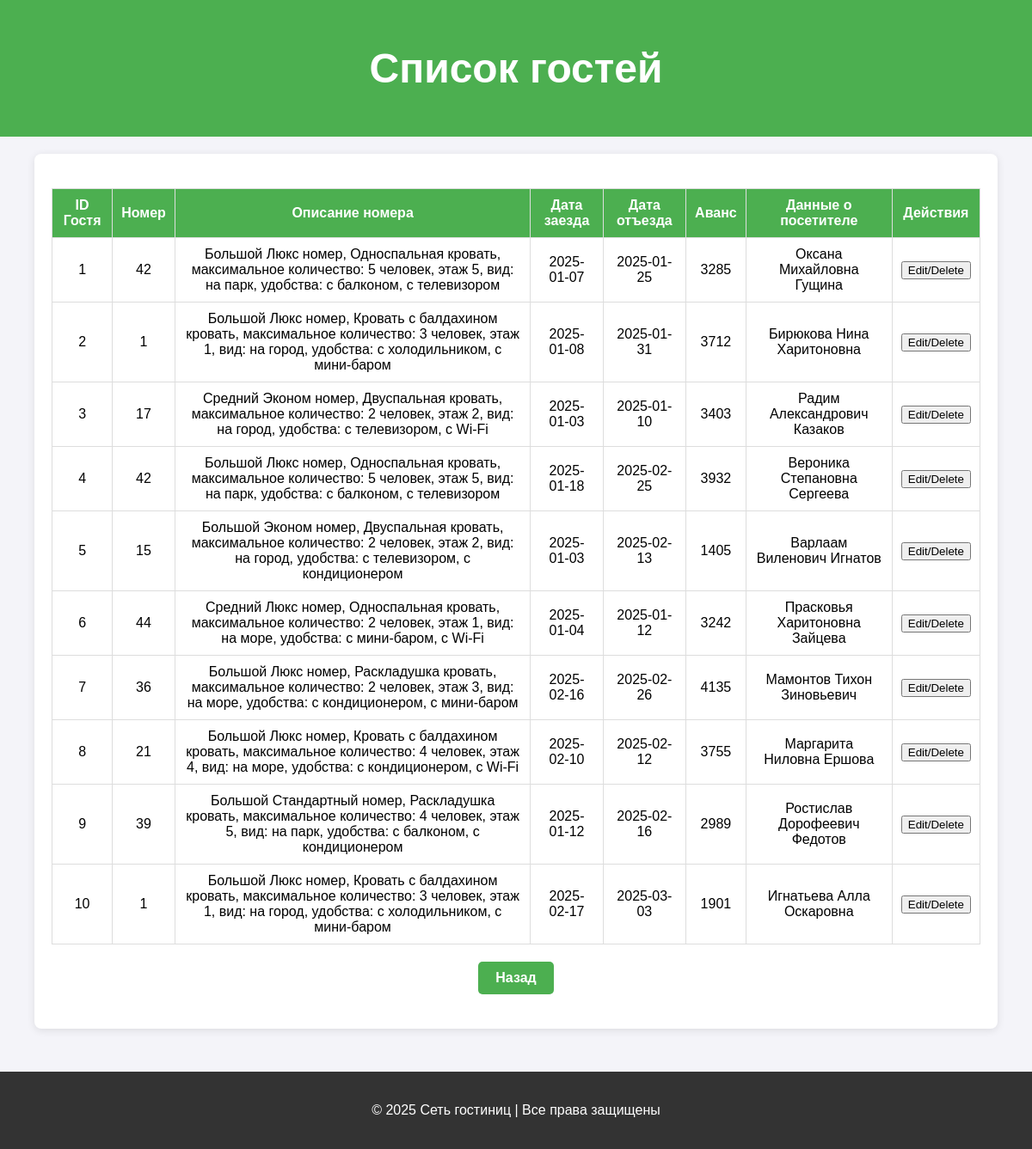
The app's page /guests_list, older data.
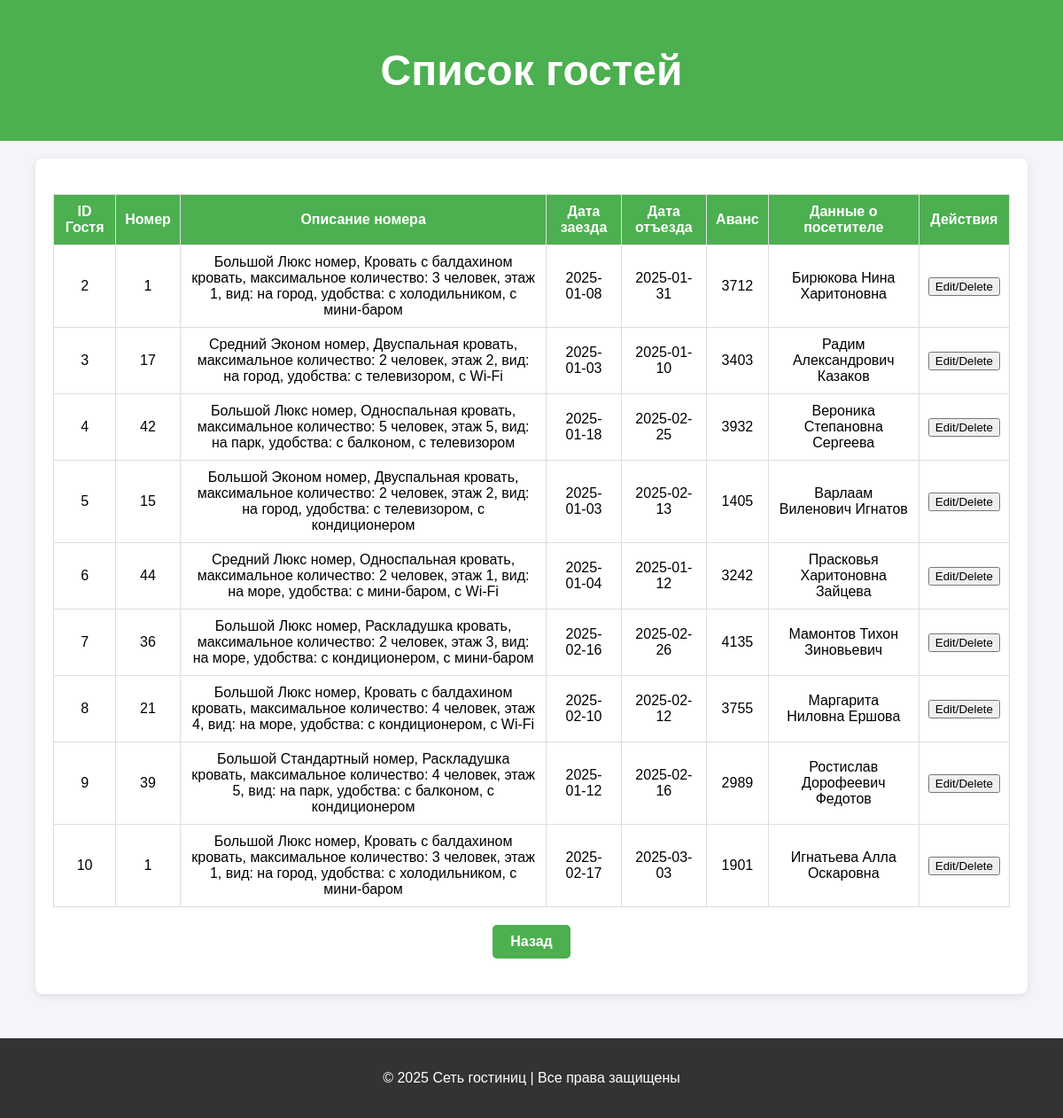
The same page, newer data.
### tables this page shows
CREATE TABLE guests (
                        id INTEGER PRIMARY KEY AUTOINCREMENT,
                        hotel_id INTEGER,
                        room_id INTEGER,
                        check_in_date TEXT,
                        check_out_date TEXT,
                        prepayment INTEGER,
                        visitor_info TEXT,
                        FOREIGN KEY (room_id) REFERENCES rooms(id),
                        FOREIGN KEY (hotel_id) REFERENCES hotels(id)
                      );

CREATE TABLE rooms (
                        id INTEGER PRIMARY KEY AUTOINCREMENT,
                        hotel_id INTEGER,
                        description TEXT,
                        places INTEGER,
                        price_per_day INTEGER,
                        status TEXT,
                        FOREIGN KEY (hotel_id) REFERENCES hotels(id)
                      );

### app.py (the view)
@app.route('/guests_list')
def guests_list():
    conn = get_db()
    cursor = conn.cursor()
    cursor.execute('''
        SELECT g.id, r.id as room_id, g.check_in_date, g.check_out_date, g.prepayment, g.visitor_info, r.description
        FROM guests g JOIN rooms r ON g.room_id = r.id
    ''')
    guests = cursor.fetchall()
    conn.close()
    return render_template('guests_list.html', guests=guests)

### app.py (called while the page is built)
def get_db():
    conn = sqlite3.connect('hotel.db')
    conn.row_factory = sqlite3.Row
    return conn

### templates/guests_list.html (shortened to what this page needs)
<!DOCTYPE html>
<html lang="ru">
<head>
</head>
<body>
<header>
    <h1>Список гостей</h1>
</header>
<div class="container">
    <table>
        <thead>
        <tr>
            <th>ID Гостя</th>
            <th>Номер</th>
            <th>Описание номера</th>
            <th>Дата заезда</th>
            <th>Дата отъезда</th>
            <th>Аванс</th>
            <th>Данные о посетителе</th>
            <th>Действия</th>
        </tr>
        </thead>
        <tbody>
        {% for guest in guests %}
        <tr>
            <td>{{ guest['id'] }}</td>
            <td>{{ guest['room_id'] }}</td>
            <td>{{ guest['description'] }}</td>
            <td>{{ guest['check_in_date'] }}</td>
            <td>{{ guest['check_out_date'] }}</td>
            <td>{{ guest['prepayment'] }}</td>
            <td>{{ guest['visitor_info'] }}</td>
            <td>
                <button onclick="openModal({{ guest['id'] }}, '{{ guest['check_in_date'] }}', '{{ guest['check_out_date'] }}', '{{ guest['prepayment'] }}', '{{ guest['visitor_info'] }}')">Edit/Delete</button>
            </td>
        </tr>
        {% endfor %}
        </tbody>
    </table>
    <div class="back-link-container">
        <a href="{{ url_for('index') }}" class="back-link">Назад</a>
    </div>
</div>
<footer>
    <p>&copy; 2025 Сеть гостиниц | Все права защищены</p>
</footer>
</body>
</html>

Row changes from the older to the newer data that the page shows:
removed guests: id "1", room_id "42", description "Большой Люкс номер, Односпальная кровать, максимальное количество: 5 человек, этаж 5, вид: на парк, удобства: с балконом, с телевизором", check_in_date "2025-01-07", check_out_date "2025-01-25", prepayment "3285", visitor_info "Оксана Михайловна Гущина"
